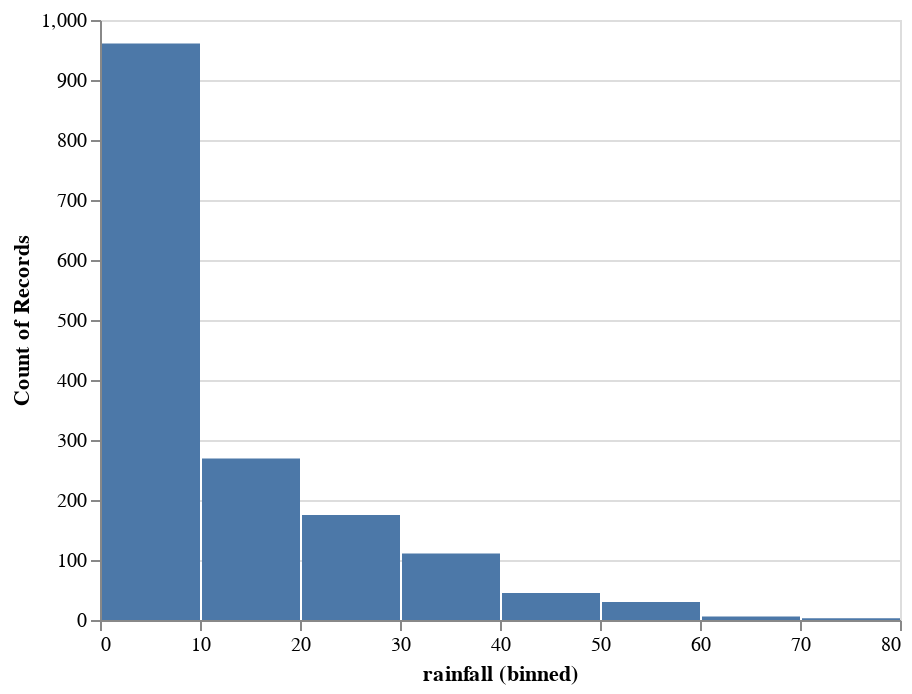

Notebook code cell kept with this figure:
### Code cell
alt.Chart(world.df_features).mark_bar().encode(
    alt.X("rainfall", bin=True), y="count()",
)

### Figure 1 — Vega-Lite specification as saved in the notebook (floating-point values rounded to 4 significant figures; data arrays with more than 128 entries replaced by an {"elided": "..."} marker saying what was removed)
{"$schema": "https://vega.github.io/schema/vega-lite/v2.6.0.json", "config": {"view": {"height": 300, "width": 400}}, "data": {"name": "data-676684deff7f3747cf3cb5aa2acf7004"}, "datasets": {"data-676684deff7f3747cf3cb5aa2acf7004": {"elided": "1600 records"}}, "encoding": {"x": {"bin": true, "field": "rainfall", "type": "quantitative"}, "y": {"aggregate": "count", "type": "quantitative"}}, "mark": "bar"}
